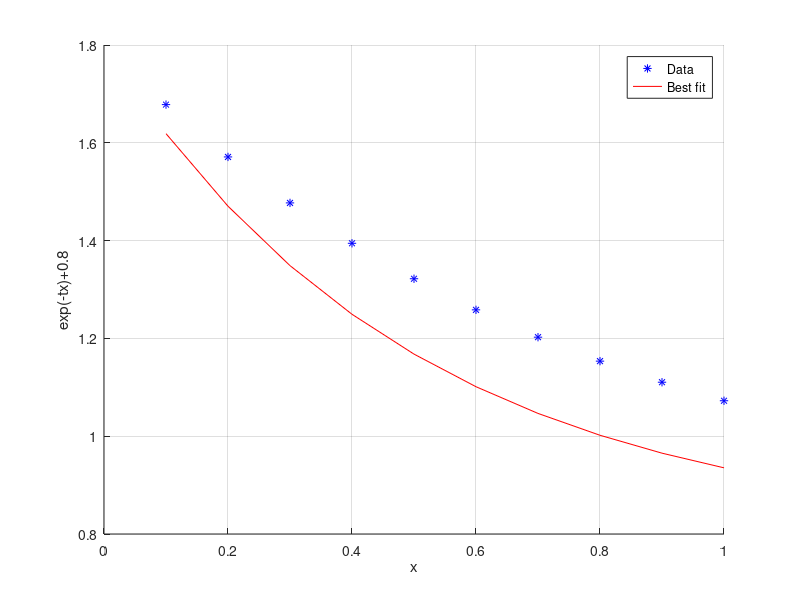

This figure's MATLAB source:
% ©2020 HP.
clc;
clear;
clf;

x = [0.1 0.2 0.3 0.4 0.5 0.6 0.7 0.8 0.9 1.0];
%x = linspace(0.1, 1, 10)
y = [1.6781 1.5711 1.4771 1.3945 1.3220 1.2584 1.2025 1.1535 1.1104 1.0725];

func = @(t) exp(-t*x)+0.8-y
x0 = 3;

pkg load optim
t = lsqnonlin(func,x0, 2, 3)

hold on
grid on
plot(x, y, 'b*');
plot( x, exp(-t*x)+0.8,'r-');
hold off
legend('Data','Best fit')
xlabel('x')
ylabel('exp(-tx)+0.8')
